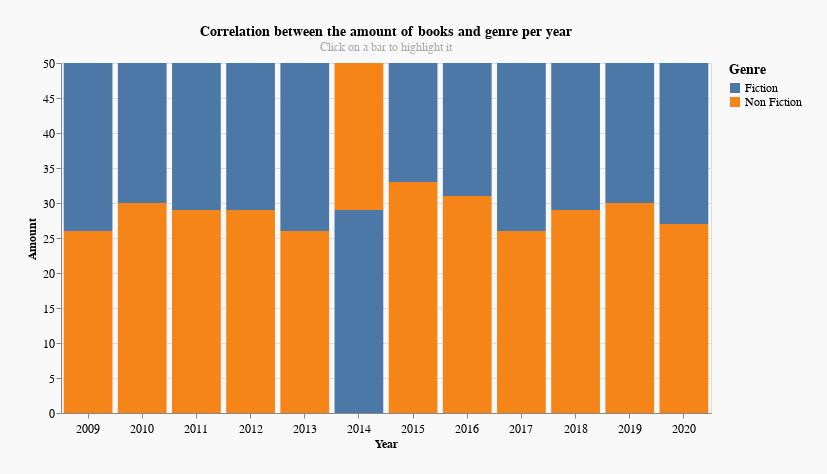

Notebook cell for this chart:
### Code cell
final_chart1 = alt.Chart(df_1pivoted).mark_bar().encode(
    x = alt.X('Year:N', title="Year"),
    y = alt.Y('Val:Q', title="Amount"), 
    color = alt.Color('Genre:N', title="Genre" ),
    tooltip = [
        alt.Tooltip('Val:Q', title="Amount"),
        alt.Tooltip('Genre:N'),
    ],
    order=alt.Order('Val:Q',
                    sort='descending'),
    opacity = alt.condition(
        select_year,
        alt.value(1),
        alt.value(0.5)
    )
).add_selection(
    select_year
).properties(width = 650, 
              height = 350, 
              background = '#F9F9F9', 
              padding = 25,
              title={
              "text": ["Correlation between the amount of books and genre per year"], 
              "subtitle": ["Click on a bar to highlight it"],
              "color": "black",
              "subtitleColor": "darkgrey"
            }
             ).configure_axis(
                              gridWidth = 1,
                              titleFontSize = 12,
                              labelFontSize = 12
             ).configure_title(
                                fontSize = 14,
                                fontWeight = 'bold'
             ).configure_legend(
                                titleFontSize=14,
                                labelFontSize=12
             ).configure_axisX(labelPadding=5, 
                  labelAngle = 0,
                              )
final_chart1

### Figure 1 — Vega-Lite specification as saved in the notebook (floating-point values rounded to 4 significant figures)
{"config": {"view": {"continuousWidth": 400, "continuousHeight": 300}, "axis": {"gridWidth": 1, "labelFontSize": 12, "titleFontSize": 12}, "axisX": {"labelAngle": 0, "labelPadding": 5}, "legend": {"labelFontSize": 12, "titleFontSize": 14}, "title": {"fontSize": 14, "fontWeight": "bold"}}, "data": {"name": "data-2ecb753e7d6b9308921b3c2ec2cf2a37"}, "mark": "bar", "background": "#F9F9F9", "encoding": {"color": {"type": "nominal", "field": "Genre", "title": "Genre"}, "opacity": {"condition": {"value": 1, "selection": "selector001"}, "value": 0.5}, "order": {"type": "quantitative", "field": "Val", "sort": "descending"}, "tooltip": [{"type": "quantitative", "field": "Val", "title": "Amount"}, {"type": "nominal", "field": "Genre"}], "x": {"type": "nominal", "field": "Year", "title": "Year"}, "y": {"type": "quantitative", "field": "Val", "title": "Amount"}}, "height": 350, "padding": 25, "selection": {"selector001": {"type": "single", "on": "click", "fields": ["Year"], "nearest": false, "empty": "all"}}, "title": {"text": ["Correlation between the amount of books and genre per year"], "subtitle": ["Click on a bar to highlight it"], "color": "black", "subtitleColor": "darkgrey"}, "width": 650, "$schema": "https://vega.github.io/schema/vega-lite/v4.8.1.json", "datasets": {"data-2ecb753e7d6b9308921b3c2ec2cf2a37": [{"Year": 2009, "Genre": "Fiction", "Val": 24}, {"Year": 2009, "Genre": "Non Fiction", "Val": 26}, {"Year": 2010, "Genre": "Fiction", "Val": 20}, {"Year": 2010, "Genre": "Non Fiction", "Val": 30}, {"Year": 2011, "Genre": "Fiction", "Val": 21}, {"Year": 2011, "Genre": "Non Fiction", "Val": 29}, {"Year": 2012, "Genre": "Fiction", "Val": 21}, {"Year": 2012, "Genre": "Non Fiction", "Val": 29}, {"Year": 2013, "Genre": "Fiction", "Val": 24}, {"Year": 2013, "Genre": "Non Fiction", "Val": 26}, {"Year": 2014, "Genre": "Fiction", "Val": 29}, {"Year": 2014, "Genre": "Non Fiction", "Val": 21}, {"Year": 2015, "Genre": "Fiction", "Val": 17}, {"Year": 2015, "Genre": "Non Fiction", "Val": 33}, {"Year": 2016, "Genre": "Fiction", "Val": 19}, {"Year": 2016, "Genre": "Non Fiction", "Val": 31}, {"Year": 2017, "Genre": "Fiction", "Val": 24}, {"Year": 2017, "Genre": "Non Fiction", "Val": 26}, {"Year": 2018, "Genre": "Fiction", "Val": 21}, {"Year": 2018, "Genre": "Non Fiction", "Val": 29}, {"Year": 2019, "Genre": "Fiction", "Val": 20}, {"Year": 2019, "Genre": "Non Fiction", "Val": 30}, {"Year": 2020, "Genre": "Fiction", "Val": 23}, {"Year": 2020, "Genre": "Non Fiction", "Val": 27}]}}
